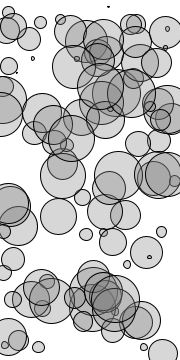
Frame 1 (no input)
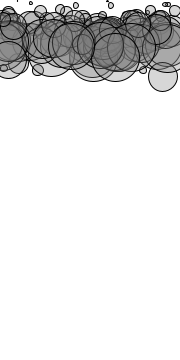
Frame 60 (the mouse pressed at the canvas centre just before this capture)
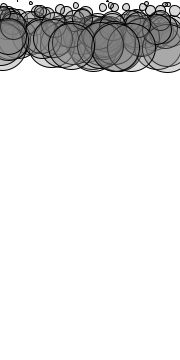
Frame 120 (the mouse held since frame 60 and released just before this capture)

The Processing sketch that drew these frames (run headless with seeded random() and noise(); from frame 60 on, the mouse is pressed at the canvas centre):

// Processing sketch: ex_2_1_balloon
// ── ex_2_1_balloon.pde
Mover m[] = new Mover[100];
PVector noisestep;
PVector noiseloc;

void setup() {
  size(180,360);
  fill(127, 80);
  noisestep = new PVector(0.001, 0.01);
  noiseloc = new PVector(1000, 400);
  for (int i = 0; i < m.length; i++)
    m[i] = new Mover(new PVector(random(0, width), random(0, height)), random(0,50.0));
}

void draw() {
  background(255);
  // wind
  noiseloc.add(noisestep);
  float wind = noise(noiseloc.x, noiseloc.y);
  PVector windvector = new PVector(wind,0);
  windvector.limit(0.2);
  windvector.mult(random(-1,1));
  for (int i = 0; i < m.length; i++) {
    m[i].applyForce(windvector);
    m[i].update();
    m[i].checkEdges();
    m[i].draw();
  }
}

// ── Mover.pde
class Mover {
  PVector location;
  PVector velocity;
  PVector acceleration;
  PVector helium;
  float mass;
  
  Mover(PVector l, float m) {
    this.velocity = new PVector(0,0);
    this.acceleration = new PVector(0,0);
    this.mass = m;
    this.location = l;
    this.helium = new PVector(0, -0.5*this.mass);
  }
  
  void applyForce(PVector force) {
    PVector f = force.get();
    f.div(mass);
    acceleration.add(f);
  }
  
  void update() {
    applyForce(helium);
    velocity.add(acceleration);
    velocity.limit(5.0);
    location.add(velocity);
    println(velocity);
    acceleration.mult(0);
  }
  
  void draw() {
    ellipse(location.x, location.y, mass, mass);
  }
  
  void checkEdges() {
    if(location.y <= mass) {
      location.y = mass;
      applyForce(PVector.mult(PVector.mult(velocity,-1), mass*1.7));
      //applyForce(new PVector(0,30)); // bounce
    }
    if(location.x <= 0)
      location.x = 0;
    if(location.x >= width)
      location.x = width;
  }
}
